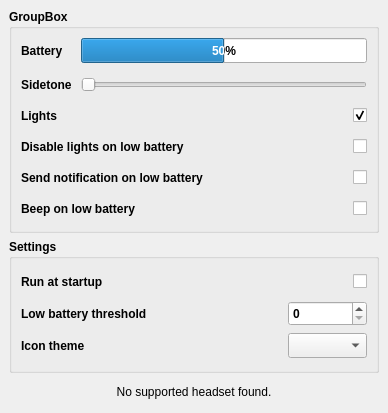
<?xml version="1.0" encoding="UTF-8"?>
<ui version="4.0">
 <class>HeadsetControlQt</class>
 <widget class="QMainWindow" name="HeadsetControlQt">
  <property name="geometry">
   <rect>
    <x>0</x>
    <y>0</y>
    <width>388</width>
    <height>413</height>
   </rect>
  </property>
  <property name="sizePolicy">
   <sizepolicy hsizetype="Minimum" vsizetype="Minimum">
    <horstretch>0</horstretch>
    <verstretch>0</verstretch>
   </sizepolicy>
  </property>
  <property name="minimumSize">
   <size>
    <width>380</width>
    <height>0</height>
   </size>
  </property>
  <property name="windowTitle">
   <string>HeadsetControl-Qt</string>
  </property>
  <widget class="QWidget" name="centralwidget">
   <layout class="QGridLayout" name="gridLayout_2" rowstretch="0,0,0">
    <property name="leftMargin">
     <number>9</number>
    </property>
    <property name="topMargin">
     <number>9</number>
    </property>
    <property name="rightMargin">
     <number>9</number>
    </property>
    <property name="bottomMargin">
     <number>9</number>
    </property>
    <item row="0" column="0">
     <widget class="QGroupBox" name="deviceGroupBox">
      <property name="font">
       <font>
        <bold>true</bold>
       </font>
      </property>
      <property name="title">
       <string>GroupBox</string>
      </property>
      <layout class="QGridLayout" name="gridLayout_4">
       <item row="3" column="2">
        <widget class="QCheckBox" name="notificationBatteryCheckBox">
         <property name="minimumSize">
          <size>
           <width>0</width>
           <height>25</height>
          </size>
         </property>
         <property name="layoutDirection">
          <enum>Qt::LayoutDirection::RightToLeft</enum>
         </property>
         <property name="text">
          <string/>
         </property>
        </widget>
       </item>
       <item row="1" column="2">
        <widget class="QCheckBox" name="ledBox">
         <property name="minimumSize">
          <size>
           <width>0</width>
           <height>25</height>
          </size>
         </property>
         <property name="layoutDirection">
          <enum>Qt::LayoutDirection::RightToLeft</enum>
         </property>
         <property name="text">
          <string/>
         </property>
         <property name="checked">
          <bool>true</bool>
         </property>
         <property name="tristate">
          <bool>false</bool>
         </property>
        </widget>
       </item>
       <item row="2" column="2">
        <widget class="QCheckBox" name="ledBatteryCheckBox">
         <property name="minimumSize">
          <size>
           <width>0</width>
           <height>25</height>
          </size>
         </property>
         <property name="layoutDirection">
          <enum>Qt::LayoutDirection::RightToLeft</enum>
         </property>
         <property name="text">
          <string/>
         </property>
        </widget>
       </item>
       <item row="1" column="0" colspan="2">
        <widget class="QLabel" name="ledLabel">
         <property name="minimumSize">
          <size>
           <width>0</width>
           <height>25</height>
          </size>
         </property>
         <property name="text">
          <string>Lights</string>
         </property>
        </widget>
       </item>
       <item row="0" column="0" colspan="3">
        <layout class="QGridLayout" name="gridLayout_7">
         <property name="spacing">
          <number>9</number>
         </property>
         <item row="0" column="0">
          <widget class="QLabel" name="batteryLabel">
           <property name="minimumSize">
            <size>
             <width>0</width>
             <height>25</height>
            </size>
           </property>
           <property name="text">
            <string>Battery</string>
           </property>
          </widget>
         </item>
         <item row="0" column="1">
          <widget class="QProgressBar" name="batteryBar">
           <property name="minimumSize">
            <size>
             <width>0</width>
             <height>25</height>
            </size>
           </property>
           <property name="value">
            <number>50</number>
           </property>
           <property name="textVisible">
            <bool>true</bool>
           </property>
          </widget>
         </item>
         <item row="1" column="0">
          <widget class="QLabel" name="sidetoneLabel">
           <property name="minimumSize">
            <size>
             <width>0</width>
             <height>25</height>
            </size>
           </property>
           <property name="text">
            <string>Sidetone</string>
           </property>
          </widget>
         </item>
         <item row="1" column="1">
          <widget class="QSlider" name="sidetoneSlider">
           <property name="minimumSize">
            <size>
             <width>0</width>
             <height>25</height>
            </size>
           </property>
           <property name="maximum">
            <number>128</number>
           </property>
           <property name="orientation">
            <enum>Qt::Orientation::Horizontal</enum>
           </property>
          </widget>
         </item>
        </layout>
       </item>
       <item row="3" column="0">
        <widget class="QLabel" name="notification_label">
         <property name="minimumSize">
          <size>
           <width>0</width>
           <height>25</height>
          </size>
         </property>
         <property name="text">
          <string>Send notification on low battery</string>
         </property>
        </widget>
       </item>
       <item row="2" column="0">
        <widget class="QLabel" name="lightBatteryLabel">
         <property name="minimumSize">
          <size>
           <width>0</width>
           <height>25</height>
          </size>
         </property>
         <property name="text">
          <string>Disable lights on low battery</string>
         </property>
        </widget>
       </item>
       <item row="4" column="0">
        <widget class="QLabel" name="soundBatteryLabel">
         <property name="minimumSize">
          <size>
           <width>0</width>
           <height>25</height>
          </size>
         </property>
         <property name="text">
          <string>Beep on low battery</string>
         </property>
        </widget>
       </item>
       <item row="4" column="2">
        <widget class="QCheckBox" name="soundBatteryCheckBox">
         <property name="minimumSize">
          <size>
           <width>0</width>
           <height>25</height>
          </size>
         </property>
         <property name="layoutDirection">
          <enum>Qt::LayoutDirection::RightToLeft</enum>
         </property>
         <property name="text">
          <string/>
         </property>
        </widget>
       </item>
      </layout>
     </widget>
    </item>
    <item row="1" column="0">
     <widget class="QGroupBox" name="generalGroupBox">
      <property name="minimumSize">
       <size>
        <width>0</width>
        <height>0</height>
       </size>
      </property>
      <property name="font">
       <font>
        <bold>true</bold>
       </font>
      </property>
      <property name="layoutDirection">
       <enum>Qt::LayoutDirection::LeftToRight</enum>
      </property>
      <property name="autoFillBackground">
       <bool>false</bool>
      </property>
      <property name="title">
       <string>Settings</string>
      </property>
      <property name="alignment">
       <set>Qt::AlignmentFlag::AlignLeading|Qt::AlignmentFlag::AlignLeft|Qt::AlignmentFlag::AlignTop</set>
      </property>
      <layout class="QGridLayout" name="gridLayout_3">
       <item row="2" column="0">
        <widget class="QLabel" name="label">
         <property name="minimumSize">
          <size>
           <width>0</width>
           <height>25</height>
          </size>
         </property>
         <property name="text">
          <string>Icon theme</string>
         </property>
        </widget>
       </item>
       <item row="0" column="2">
        <widget class="QCheckBox" name="startupCheckbox">
         <property name="minimumSize">
          <size>
           <width>0</width>
           <height>25</height>
          </size>
         </property>
         <property name="layoutDirection">
          <enum>Qt::LayoutDirection::RightToLeft</enum>
         </property>
         <property name="text">
          <string/>
         </property>
        </widget>
       </item>
       <item row="2" column="2">
        <widget class="QComboBox" name="themeComboBox">
         <property name="minimumSize">
          <size>
           <width>0</width>
           <height>25</height>
          </size>
         </property>
         <property name="sizeAdjustPolicy">
          <enum>QComboBox::SizeAdjustPolicy::AdjustToContents</enum>
         </property>
        </widget>
       </item>
       <item row="1" column="2">
        <widget class="QSpinBox" name="lowBatteryThresholdSpinBox">
         <property name="minimumSize">
          <size>
           <width>0</width>
           <height>25</height>
          </size>
         </property>
         <property name="maximumSize">
          <size>
           <width>16777215</width>
           <height>16777215</height>
          </size>
         </property>
         <property name="minimum">
          <number>0</number>
         </property>
         <property name="maximum">
          <number>100</number>
         </property>
        </widget>
       </item>
       <item row="0" column="0">
        <widget class="QLabel" name="startupLabel">
         <property name="minimumSize">
          <size>
           <width>0</width>
           <height>25</height>
          </size>
         </property>
         <property name="text">
          <string>Run at startup</string>
         </property>
        </widget>
       </item>
       <item row="1" column="0">
        <widget class="QLabel" name="label_2">
         <property name="minimumSize">
          <size>
           <width>0</width>
           <height>25</height>
          </size>
         </property>
         <property name="text">
          <string>Low battery threshold</string>
         </property>
        </widget>
       </item>
       <item row="2" column="1">
        <spacer name="horizontalSpacer">
         <property name="orientation">
          <enum>Qt::Orientation::Horizontal</enum>
         </property>
         <property name="sizeHint" stdset="0">
          <size>
           <width>40</width>
           <height>20</height>
          </size>
         </property>
        </spacer>
       </item>
      </layout>
     </widget>
    </item>
    <item row="2" column="0">
     <widget class="QLabel" name="notFoundLabel">
      <property name="sizePolicy">
       <sizepolicy hsizetype="Preferred" vsizetype="Fixed">
        <horstretch>0</horstretch>
        <verstretch>0</verstretch>
       </sizepolicy>
      </property>
      <property name="minimumSize">
       <size>
        <width>0</width>
        <height>25</height>
       </size>
      </property>
      <property name="text">
       <string>No supported headset found.</string>
      </property>
      <property name="alignment">
       <set>Qt::AlignmentFlag::AlignCenter</set>
      </property>
     </widget>
    </item>
   </layout>
  </widget>
 </widget>
 <resources/>
 <connections/>
</ui>
